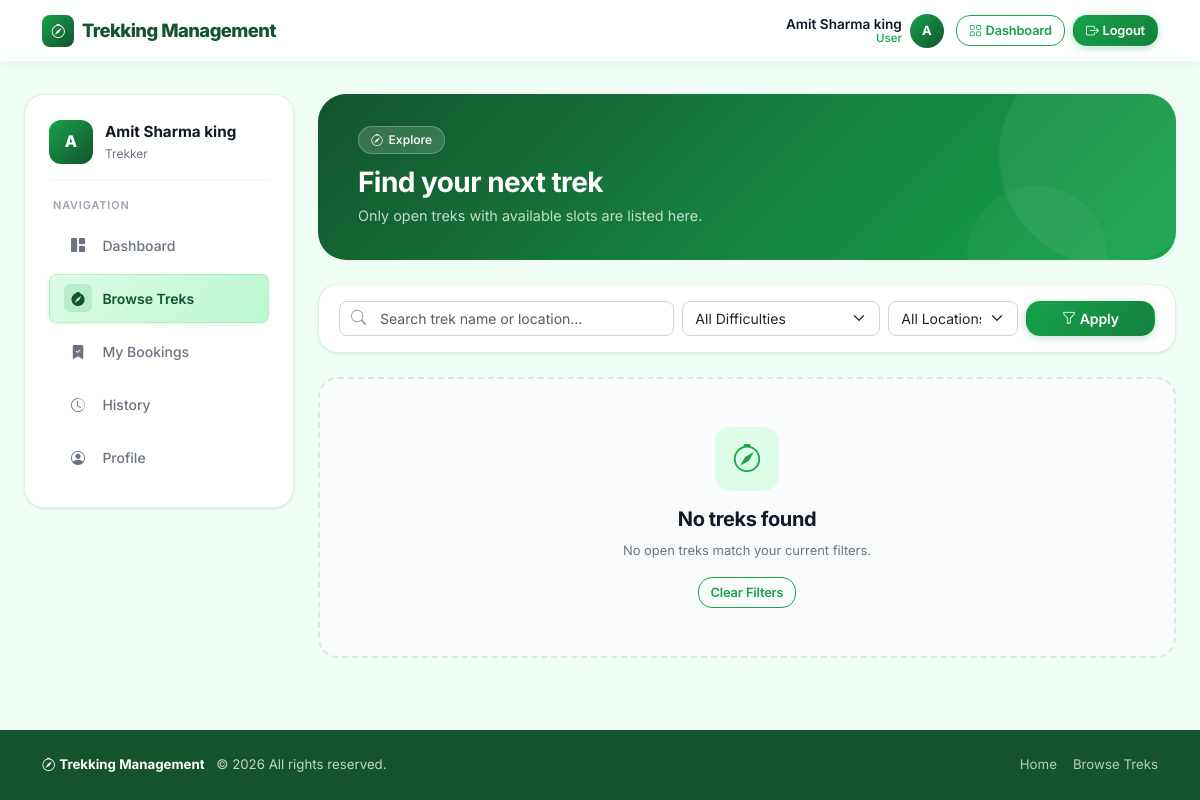
Page /trekker/treks (signed in) on the earlier database version.
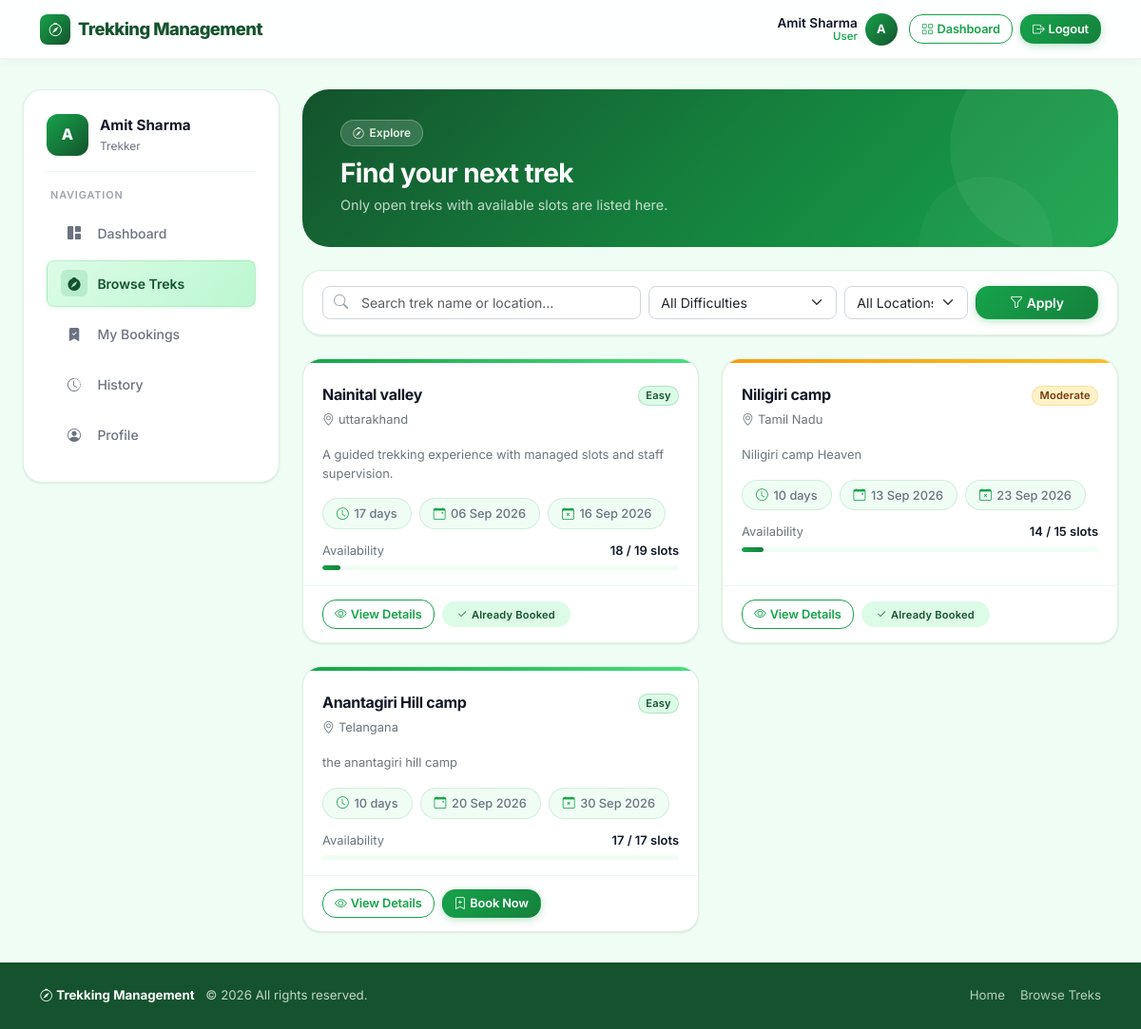
Same page on the later database version.
### trekking_app/models.py (models this page shows, shortened)
class User(UserMixin, db.Model):
    __tablename__ = "users"
    id = db.Column(db.Integer, primary_key=True)
    full_name = db.Column(db.String(120), nullable=False)
    email = db.Column(db.String(255), unique=True, nullable=False, index=True)
    phone = db.Column(db.String(20), nullable=False)
    password_hash = db.Column(db.String(255), nullable=False)
    role = db.Column(db.String(20), nullable=False, default="user")
    approval_status = db.Column(db.String(20), nullable=False, default="approved")
    is_account_active = db.Column(db.Boolean, nullable=False, default=True)
    is_blacklisted = db.Column(db.Boolean, nullable=False, default=False)
    created_at = db.Column(db.DateTime, nullable=False, default=datetime.utcnow)
    updated_at = db.Column(
        db.DateTime,
        nullable=False,
        default=datetime.utcnow,
        onupdate=datetime.utcnow,
    )
    assigned_treks = db.relationship(
        "Trek",
        back_populates="assigned_staff",
        foreign_keys="Trek.assigned_staff_id",
        lazy="selectin",
    )
    bookings = db.relationship("Booking", back_populates="user", lazy="selectin")
    @property
    def is_staff_member(self):
        return self.role == "staff"

class Trek(db.Model):
    __tablename__ = "treks"
    id = db.Column(db.Integer, primary_key=True)
    name = db.Column(db.String(150), nullable=False)
    location = db.Column(db.String(150), nullable=False)
    difficulty = db.Column(db.String(20), nullable=False)
    duration_days = db.Column(db.Integer, nullable=False)
    total_slots = db.Column(db.Integer, nullable=False)
    status = db.Column(db.String(20), nullable=False, default="closed")
    start_date = db.Column(db.Date, nullable=False)
    end_date = db.Column(db.Date, nullable=False)
    description = db.Column(db.Text, nullable=True)
    assigned_staff_id = db.Column(db.Integer, db.ForeignKey("users.id"), nullable=True)
    is_archived = db.Column(db.Boolean, nullable=False, default=False)
    created_at = db.Column(db.DateTime, nullable=False, default=datetime.utcnow)
    updated_at = db.Column(
        db.DateTime,
        nullable=False,
        default=datetime.utcnow,
        onupdate=datetime.utcnow,
    )
    assigned_staff = db.relationship(
        "User",
        back_populates="assigned_treks",
        foreign_keys=[assigned_staff_id],
        lazy="joined",
    )
    bookings = db.relationship("Booking", back_populates="trek", lazy="selectin")
    @property
    def active_booking_count(self):
        return sum(1 for booking in self.bookings if booking.status == "booked")
    @property
    def available_slots(self):
        return max(self.total_slots - self.active_booking_count, 0)

class Booking(db.Model):
    __tablename__ = "bookings"
    __table_args__ = (
        UniqueConstraint("user_id", "trek_id", name="uq_booking_user_trek"),
    )
    id = db.Column(db.Integer, primary_key=True)
    user_id = db.Column(db.Integer, db.ForeignKey("users.id"), nullable=False)
    trek_id = db.Column(db.Integer, db.ForeignKey("treks.id"), nullable=False)
    booking_date = db.Column(db.Date, nullable=False, default=date.today)
    status = db.Column(db.String(20), nullable=False, default="booked")
    created_at = db.Column(db.DateTime, nullable=False, default=datetime.utcnow)
    updated_at = db.Column(
        db.DateTime,
        nullable=False,
        default=datetime.utcnow,
        onupdate=datetime.utcnow,
    )
    user = db.relationship("User", back_populates="bookings", lazy="joined")
    trek = db.relationship("Trek", back_populates="bookings", lazy="joined")

### trekking_app/trekker/routes.py (the view)
@trekker_bp.route("/treks")
@role_required("user")
def browse_treks():
    search_term = request.args.get("q", "").strip()
    difficulty_filter = request.args.get("difficulty", "all")
    location_filter = request.args.get("location", "")
    treks = (
        apply_trek_filters(
            get_bookable_trek_query(),
            search_term=search_term,
            difficulty_filter=difficulty_filter,
            location_filter=location_filter,
        )
        .order_by(Trek.start_date.asc())
        .all()
    )
    booked_trek_ids = {
        booking.trek_id
        for booking in Booking.query.filter_by(
            user_id=current_user.id, status="booked"
        ).all()
    }
    return render_template(
        "trekker/browse.html",
        current_section="browse",
        treks=treks,
        booked_trek_ids=booked_trek_ids,
        search_term=search_term,
        difficulty_filter=difficulty_filter,
        location_filter=location_filter,
        location_options=get_location_options(),
    )

### trekking_app/auth/forms.py
class LogoutForm(FlaskForm):
    submit = SubmitField("Logout")

### trekking_app/__init__.py (called while the page is built)
def register_context_processors(app):
    @app.context_processor
    def inject_layout_helpers():
        from trekking_app.auth.forms import LogoutForm
        def trek_status_badge(status):
            mapping = {
                "open": "text-bg-success",
                "started": "text-bg-warning",
                "completed": "text-bg-secondary",
                "closed": "text-bg-light border",
                "archived": "text-bg-danger",
            }
            return mapping.get(status, "text-bg-light border")
        return {
            "logout_form": LogoutForm(),
            "get_dashboard_endpoint": get_dashboard_endpoint,
            "current_year": datetime.utcnow().year,
            "trek_status_badge": trek_status_badge,
        }

@login_manager.user_loader
def load_user(user_id):
    return db.session.get(User, int(user_id))

### trekking_app/services/booking_service.py (called while the page is built)
def get_location_options():
    return [
        location
        for location, in Trek.query.with_entities(Trek.location)
        .filter(Trek.is_archived.is_(False))
        .distinct()
        .order_by(Trek.location.asc())
        .all()
    ]

### trekking_app/templates/trekker/browse.html (shortened to what the changed rows need)
{% extends "trekker/layout.html" %}
{% block trekker_content %}
<div class="page-header mb-4">
  <div style="position:relative;z-index:1;">
    <h2 class="h3 fw-bold mb-1">Find your next trek</h2>
  </div>
</div>
{% if treks %}
  <div class="row g-4">
    {% for trek in treks %}
    <div class="col-lg-6">
      <article class="trek-card h-100">
        <div class="trek-card-header">
          <div class="trek-card-accent {{ trek.difficulty }}"></div>
          <div class="d-flex justify-content-between align-items-start gap-2 pt-2">
            <div>
              <h3 class="h6 fw-bold mb-1">{{ trek.name }}</h3>
              <span class="text-secondary small"><i class="bi bi-geo-alt me-1"></i>{{ trek.location }}</span>
            </div>
            <span class="badge diff-{{ trek.difficulty }} rounded-pill">{{ trek.difficulty|title }}</span>
          </div>
        </div>
        <div class="trek-card-body">
          <p class="text-secondary small mb-3" style="line-height:1.5;">
            {{ trek.description or "A guided trekking experience with managed slots and staff supervision." }}
          </p>
          <div class="info-pills">
            <span class="info-pill"><i class="bi bi-clock"></i>{{ trek.duration_days }} days</span>
            <span class="info-pill"><i class="bi bi-calendar-event"></i>{{ trek.start_date.strftime('%d %b %Y') }}</span>
            <span class="info-pill"><i class="bi bi-calendar-x"></i>{{ trek.end_date.strftime('%d %b %Y') }}</span>
          </div>
          <div class="mt-2">
            <div class="d-flex justify-content-between small mb-1">
              <span class="text-secondary">Availability</span>
              <span class="fw-semibold">{{ trek.available_slots }} / {{ trek.total_slots }} slots</span>
            </div>
            {% set pct = ((trek.total_slots - trek.available_slots) / trek.total_slots * 100)|int if trek.total_slots > 0 else 0 %}
            <div class="slots-bar">
              <div class="slots-bar-fill {% if pct >= 90 %}danger{% elif pct >= 70 %}warning{% endif %}" style="width:{{ pct }}%;"></div>
            </div>
          </div>
        </div>
        <div class="trek-card-footer">
          <a class="btn btn-outline-success btn-sm" href="{{ url_for('trekker.trek_detail', trek_id=trek.id) }}">
            <i class="bi bi-eye me-1"></i>View Details
          </a>
          {% if trek.id in booked_trek_ids %}
            <span class="badge status-booked rounded-pill px-3 py-2"><i class="bi bi-check2 me-1"></i>Already Booked</span>
          {% else %}
            <form method="post" action="{{ url_for('trekker.book_trek', trek_id=trek.id) }}" class="d-inline">
              <button class="btn btn-success btn-sm" type="submit">
                <i class="bi bi-bookmark-plus me-1"></i>Book Now
              </button>
            </form>
          {% endif %}
        </div>
      </article>
    </div>
    {% endfor %}
  </div>
{% else %}
  <div class="empty-state">
    <div class="empty-state-icon"><i class="bi bi-compass"></i></div>
    <h5 class="fw-bold mb-2">No treks found</h5>
    <p class="text-secondary small mb-3">No open treks match your current filters.</p>
    <a class="btn btn-outline-success btn-sm" href="{{ url_for('trekker.browse_treks') }}">Clear Filters</a>
  </div>
{% endif %}
{% endblock %}

### trekking_app/templates/trekker/layout.html
{% extends "base.html" %}
{% block content %}
<div class="row g-4">
  <div class="col-xl-3 col-lg-4">
    <aside class="sidebar">
      <div class="sidebar-brand">
        <div class="sidebar-avatar">{{ current_user.full_name[0].upper() }}</div>
        <div>
          <div class="sidebar-name">{{ current_user.full_name }}</div>
          <div class="sidebar-subtitle">Trekker</div>
        </div>
      </div>
      <div class="sidebar-divider"></div>
      <div class="sidebar-label">Navigation</div>
      <nav class="d-grid gap-1">
        <a class="nav-item-link {% if current_section == 'dashboard' %}active{% endif %}" href="{{ url_for('trekker.dashboard') }}">
          <span class="nav-icon"><i class="bi bi-grid-1x2-fill"></i></span> Dashboard
        </a>
        <a class="nav-item-link {% if current_section == 'browse' %}active{% endif %}" href="{{ url_for('trekker.browse_treks') }}">
          <span class="nav-icon"><i class="bi bi-compass-fill"></i></span> Browse Treks
        </a>
        <a class="nav-item-link {% if current_section == 'bookings' %}active{% endif %}" href="{{ url_for('trekker.my_bookings') }}">
          <span class="nav-icon"><i class="bi bi-bookmark-check-fill"></i></span> My Bookings
        </a>
        <a class="nav-item-link {% if current_section == 'history' %}active{% endif %}" href="{{ url_for('trekker.history') }}">
          <span class="nav-icon"><i class="bi bi-clock-history"></i></span> History
        </a>
        <a class="nav-item-link {% if current_section == 'profile' %}active{% endif %}" href="{{ url_for('trekker.profile') }}">
          <span class="nav-icon"><i class="bi bi-person-circle"></i></span> Profile
        </a>
      </nav>
    </aside>
  </div>
  <div class="col-xl-9 col-lg-8">
    {% block trekker_content %}{% endblock %}
  </div>
</div>
{% endblock %}

### trekking_app/templates/base.html (shortened to what this page needs)
<!DOCTYPE html>
<html lang="en">
<head>
  <link rel="stylesheet" href="https://cdn.jsdelivr.net/npm/bootstrap@5.3.2/dist/css/bootstrap.min.css">
  <link rel="stylesheet" href="https://cdn.jsdelivr.net/npm/bootstrap-icons@1.11.3/font/bootstrap-icons.min.css">
  <link rel="stylesheet" href="{{ url_for('static', filename='css/app.css') }}">
</head>
<body>
<nav class="navbar navbar-expand-md">
  <div class="container-xl">
    <a class="navbar-brand" href="{{ url_for('main.home') }}">
      <span class="brand-icon"><i class="bi bi-compass"></i></span>
      Trekking Management
    </a>
    <div class="collapse navbar-collapse" id="mainNav">
      <div class="ms-auto d-flex align-items-center gap-2">
        {% if current_user.is_authenticated %}
          <div class="d-none d-md-flex align-items-center gap-2 me-1">
            <div class="navbar-user-info">
              <div class="user-name">{{ current_user.full_name }}</div>
              <div class="user-role">{{ current_user.role | title }}</div>
            </div>
            <div class="navbar-avatar">{{ current_user.full_name[0].upper() }}</div>
          </div>
          {% if current_user.role == 'admin' %}
            <a class="btn btn-outline-success btn-sm" href="{{ url_for('admin.dashboard') }}">
              <i class="bi bi-speedometer2 me-1"></i>Dashboard
            </a>
          {% elif current_user.role == 'staff' %}
            <a class="btn btn-outline-success btn-sm" href="{{ url_for('staff.dashboard') }}">
              <i class="bi bi-grid me-1"></i>Dashboard
            </a>
          {% else %}
            <a class="btn btn-outline-success btn-sm" href="{{ url_for('trekker.dashboard') }}">
              <i class="bi bi-grid me-1"></i>Dashboard
            </a>
          {% endif %}
          <form method="post" action="{{ url_for('auth.logout') }}" class="d-inline m-0">
            <button type="submit" class="btn btn-success btn-sm">
              <i class="bi bi-box-arrow-right me-1"></i>Logout
            </button>
          </form>
        {% else %}
          <a class="btn btn-outline-success btn-sm" href="{{ url_for('auth.login') }}">Login</a>
          <a class="btn btn-success btn-sm" href="{{ url_for('auth.register') }}">
            <i class="bi bi-person-plus me-1"></i>Register
          </a>
        {% endif %}
      </div>
    </div>
  </div>
</nav>
<main>
  <div class="content-wrapper">
    {% block content %}{% endblock %}
  </div>
</main>
<footer class="site-footer">
  <div class="container-xl">
    <div class="d-flex flex-column flex-md-row align-items-center justify-content-between gap-3">
      <div>
        <span class="footer-brand"><i class="bi bi-compass me-1"></i>Trekking Management</span>
        <span class="ms-2">© {{ current_year }} All rights reserved.</span>
      </div>
      <div class="d-flex gap-3">
        <a href="{{ url_for('main.home') }}">Home</a>
        {% if current_user.is_authenticated %}
          {% if current_user.role == 'admin' %}
            <a href="{{ url_for('admin.dashboard') }}">Admin Portal</a>
          {% elif current_user.role == 'staff' %}
            <a href="{{ url_for('staff.dashboard') }}">Staff Portal</a>
          {% else %}
            <a href="{{ url_for('trekker.browse_treks') }}">Browse Treks</a>
          {% endif %}
        {% else %}
          <a href="{{ url_for('auth.login') }}">Login</a>
          <a href="{{ url_for('auth.register') }}">Register</a>
        {% endif %}
      </div>
    </div>
  </div>
</footer>
</body>
</html>

Differences in the rows shown:
changed User "User": full_name "Amit Sharma king" → "Amit Sharma"
added Trek: name "Nainital valley", location "uttarakhand", difficulty "Easy", description "A guided trekking experience with managed slots and staff supervision.", duration_days "17", start_date "06 Sep 2026", end_date "16 Sep 2026", available_slots "18", total_slots "19", {{ pct }} 5 (drawn), shows "Already Booked"
added Trek: name "Niligiri camp", location "Tamil Nadu", difficulty "Moderate", description "Niligiri camp Heaven", duration_days "10", start_date "13 Sep 2026", end_date "23 Sep 2026", available_slots "14", total_slots "15", {{ pct }} 6 (drawn), shows "Already Booked"
added Trek: name "Anantagiri Hill camp", location "Telangana", difficulty "Easy", description "the anantagiri hill camp", duration_days "10", start_date "20 Sep 2026", end_date "30 Sep 2026", available_slots "17", total_slots "17"
Other differences:
text no longer shown: "No treks found No open treks match your current filters. Clear Filters"
